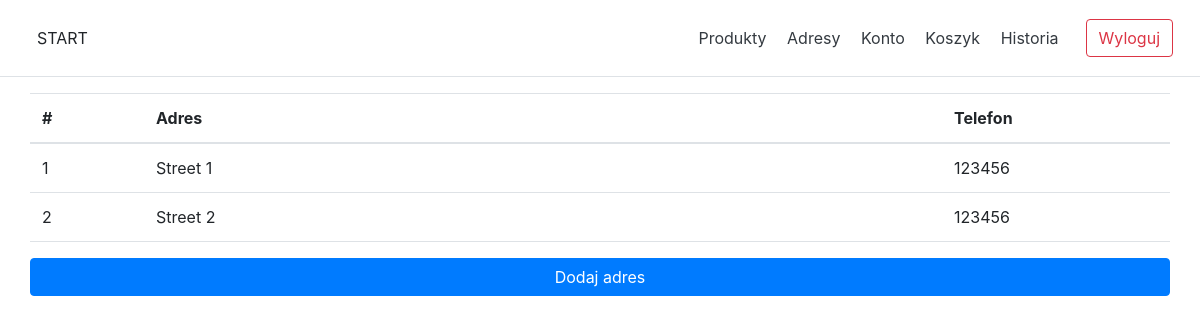
The app's page /pages/addresses.php (signed in) with its own data.
### tables this page shows
CREATE TABLE addresses
(
    `id`      int(11) AUTO_INCREMENT PRIMARY KEY NOT NULL,
    `user_id` int(11)                            NOT NULL,
    `street`  varchar(255)                       NOT NULL,
    `phone`   varchar(255)                       NOT NULL
);

### pages/addresses.php (the view, shortened to what this page needs)
<!doctype html>
<html lang="pl">
<head>
    <?php include_once('../static/elements/head.inc.php'); ?>
</head>
<body>
<header>
    <?php include_once('../static/elements/header.php') ?>
</header>
<div class="container">
    <div class="row">
        <table class="table table-hover">
            <thead>
            <tr>
                <th scope="col" style="width: 10%">#</th>
                <th scope="col" style="width: 70%">Adres</th>
                <th scope="col" style="width: 20%">Telefon</th>
            </tr>
            </thead>
            <tbody>
            <?php
            include_once '../classes/dbh.classes.php';
            $userId = $_SESSION['id'];
            $stmt = $connection->prepare('SELECT * FROM addresses WHERE user_id = ?;');
            $stmt->bind_param('i', $userId);
            $stmt->execute();
            $result = $stmt->get_result();
            $addresses = $result->fetch_all(MYSQLI_ASSOC);
            if ($addresses > 0) {
                $rowNumber = 0;
                foreach ($addresses as $address) {
                    $rowNumber += 1; ?>
                    <tr onclick="window.location='address-single.php?id='+<?= $address['id'] ?>">
                        <td><?= $rowNumber ?></td>
                        <td><?= $address['street'] ?></td>
                        <td><?= $address['phone'] ?></td>
                    </tr>
                <?php }
            } else {
                echo('<div class="alert alert-danger text-center" role="alert">Brak adresów do wyświetlenia</div>');
            }
            ?>
            </tbody>
        </table>
        <a href="address-single-add.php" class="btn btn-primary btn-block" role="button">Dodaj adres</a>
    </div>
</div>
</body>
</html>

### static/css/header.css (style rules this page uses)
html { font-size: 14px; }
@media (min-width: 768px) { html { font-size: 16px; } }

### static/css/footer.css (style rules this page uses)
html { font-size: 14px; }
@media (min-width: 768px) { html { font-size: 16px; } }

### records on screen
addresses: street "Street 1", phone "123456"
addresses: street "Street 2", phone "123456"
